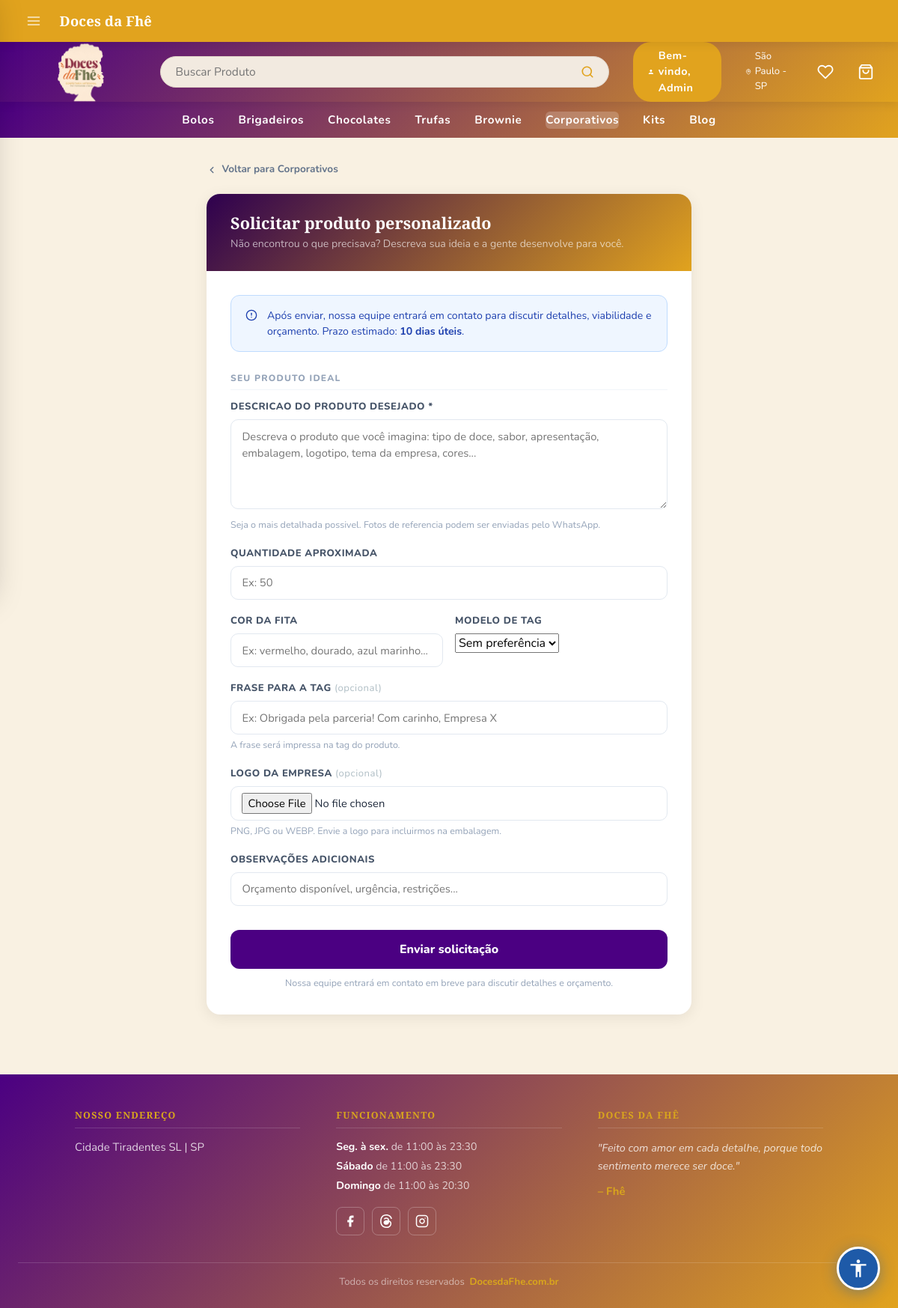
/corporativo/solicitar (signed in), run on the app's committed database.
### models.py (models this page shows, shortened)
class SiteConfig(db.Model):
    __tablename__ = "site_config"
    id               = db.Column(db.Integer, primary_key=True)
    color_primary    = db.Column(db.String(20), default='#5B6D3D')
    color_secondary  = db.Column(db.String(20), default='#D67155')
    color_accent     = db.Column(db.String(20), default='#F3B651')
    color_dark       = db.Column(db.String(20), default='#932E50')
    color_bg         = db.Column(db.String(20), default='#FAF9F6')
    color_text       = db.Column(db.String(20), default='#2B2B2B')
    color_text_light = db.Column(db.String(20), default='#6B6B6B')
    auth_bg_color1   = db.Column(db.String(20), default='#e8eed8')
    auth_bg_color2   = db.Column(db.String(20), default='#8fa05a')
    font_title   = db.Column(db.String(100), default='Playfair Display')
    font_body    = db.Column(db.String(100), default='Nunito')
    font_size    = db.Column(db.String(10), default='16')
    title_weight = db.Column(db.String(10), default='700')
    body_weight  = db.Column(db.String(10), default='400')
    layout_mode   = db.Column(db.String(20), default='spacious')
    layout_width  = db.Column(db.String(20), default='centered')
    card_columns  = db.Column(db.Integer,    default=3)
    card_gap      = db.Column(db.Integer,    default=20)
    show_carousel = db.Column(db.Boolean,    default=True)
    btn_radius  = db.Column(db.String(10), default='12px')
    card_shadow = db.Column(db.String(10), default='medium')
    navbar_fixed = db.Column(db.Boolean, default=True)
    anim_enabled     = db.Column(db.Boolean, default=True)
    anim_intensity   = db.Column(db.String(10), default='medium')
    anim_duration    = db.Column(db.Integer,    default=220)
    anim_hover_style = db.Column(db.String(20), default='lift')
    site_name   = db.Column(db.String(100), default='Doces da Fhê')
    logo_url    = db.Column(db.String(255), nullable=True)
    logo_height     = db.Column(db.Integer, default=100)
    logo_fit        = db.Column(db.String(20), default='contain')
    carousel_height = db.Column(db.Integer, default=340)
    card_img_height = db.Column(db.Integer, default=200)
    card_radius     = db.Column(db.String(10), default='16px')
    flash_success   = db.Column(db.String(20), default='#ffffff')
    flash_error     = db.Column(db.String(20), default='#f8d7da')
    flash_info      = db.Column(db.String(20), default='#ffffff')
    new_badge_days  = db.Column(db.Integer, default=7)
    new_badge_ativo = db.Column(db.Boolean, default=True)
    blog_primary    = db.Column(db.String(20), default='#5B6D3D')
    blog_accent     = db.Column(db.String(20), default='#932E50')
    blog_bg         = db.Column(db.String(20), default='#f8fafc')
    blog_card_bg    = db.Column(db.String(20), default='#ffffff')
    blog_text       = db.Column(db.String(20), default='#1e293b')
    agenda_dias_arquivar = db.Column(db.Integer, default=30)
    updated_at      = db.Column(db.DateTime, default=datetime.utcnow, onupdate=datetime.utcnow)

class ConfigCorporativo(db.Model):
    __tablename__ = "config_corporativo"
    id          = db.Column(db.Integer, primary_key=True)
    prazo_texto = db.Column(db.String(200), default="15 dias úteis")
    informacoes = db.Column(db.Text, default="")
    cor_hero_ini  = db.Column(db.String(20), default="#1e293b")
    cor_hero_fim  = db.Column(db.String(20), default="#334155")
    cor_destaque  = db.Column(db.String(20), default="#5B6D3D")
    updated_at  = db.Column(db.DateTime, default=datetime.utcnow, onupdate=datetime.utcnow)

### app.py (the view, shortened to what this page needs)
@app.route('/corporativo/solicitar', methods=['GET', 'POST'])
@login_required
def corporativo_solicitar():
    config = _corp_config()
    user_data = {'nome': current_user.name or '', 'email': current_user.email,
                 'telefone': current_user.phone or ''} if current_user.is_authenticated else {}
    return render_template('corporativo/solicitar.html', config=config,
                           user_data=user_data, categoria='corporativos')

### templates/corporativo/solicitar.html (shortened to what this page needs)
{% extends "admin/base.html" %}
{% block styles %}
<link rel="stylesheet" href="{{ url_for('static', filename='dashboard.css') }}">
{% endblock %}
{% block content %}
<header>
  <div class="logo">
    <a href="{{ url_for('dashboard') }}">
      <img class="logo-img" src="{{ url_for('static', filename=site_config.logo_url if site_config and site_config.logo_url else 'uploads/logo.png') }}"
           alt="{{ site_config.site_name if site_config else 'Doces da Fhê' }}" />
    </a>
  </div>
  <div class="search-bar-wrap">
    <div class="search-bar">
      <input type="text" id="searchInput" placeholder="Buscar Produto"
             onkeydown="if(event.key==='Enter') buscarGlobal()" />
      <button onclick="buscarGlobal()" aria-label="Buscar">
        <svg xmlns="http://www.w3.org/2000/svg" width="18" height="18" viewBox="0 0 24 24" fill="none"
             stroke="currentColor" stroke-width="2.2" stroke-linecap="round" stroke-linejoin="round">
          <circle cx="11" cy="11" r="8"/><line x1="21" y1="21" x2="16.65" y2="16.65"/>
        </svg>
      </button>
    </div>
  </div>
  <div class="header-right">
    {% if current_user.is_authenticated %}
      <div class="user-menu">
        <span class="btn-entrar user-btn"
              onclick="this.closest('.user-menu').classList.toggle('open')">
          <svg xmlns="http://www.w3.org/2000/svg" width="16" height="16" viewBox="0 0 24 24" fill="currentColor">
            <path d="M12 12c2.7 0 4.8-2.1 4.8-4.8S14.7 2.4 12 2.4 7.2 4.5 7.2 7.2 9.3 12 12 12zm0 2.4c-3.2 0-9.6 1.6-9.6 4.8v2.4h19.2v-2.4c0-3.2-6.4-4.8-9.6-4.8z"/>
          </svg>
          Bem-vindo, {% if current_user.is_admin %}Admin{% else %}{{ (current_user.name or current_user.email).split()[0] }}{% endif %}
        </span>
      </div>
    {% else %}
      <a href="{{ url_for('login') }}" class="btn-entrar">ENTRAR</a>
    {% endif %}
    <span class="location">
      São Paulo - SP
    </span>
    <a href="{{ url_for('favoritos') }}" class="cart-icon-wrap" title="Favoritos">
      <svg width="22" height="22" viewBox="0 0 24 24" fill="none" stroke="white"
           stroke-width="2" stroke-linecap="round" stroke-linejoin="round">
        <path d="M20.84 4.61a5.5 5.5 0 0 0-7.78 0L12 5.67l-1.06-1.06a5.5 5.5 0 0 0-7.78 7.78l1.06 1.06L12 21.23l7.78-7.78 1.06-1.06a5.5 5.5 0 0 0 0-7.78z"/>
      </svg>
    </a>
    <a href="{{ url_for('carrinho') }}" class="cart-icon-wrap">
      <svg width="22" height="22" fill="white" viewBox="0 0 24 24">
        <path d="M6 2 3 6v14a2 2 0 0 0 2 2h14a2 2 0 0 0 2-2V6l-3-4zM3 6h18M16 10a4 4 0 0 1-8 0"
              stroke="white" stroke-width="2" fill="none" stroke-linecap="round" stroke-linejoin="round"/>
      </svg>
    </a>
  </div>
</header>
<nav>
  <a href="{{ url_for('categoria', nome='bolos') }}">Bolos</a>
  <a href="{{ url_for('categoria', nome='brigadeiros') }}">Brigadeiros</a>
  <a href="{{ url_for('categoria', nome='chocolates') }}">Chocolates</a>
  <a href="{{ url_for('categoria', nome='trufas') }}">Trufas</a>
  <a href="{{ url_for('categoria', nome='brownie') }}">Brownie</a>
  <a href="{{ url_for('corporativo') }}" class="nav-active">Corporativos</a>
  <a href="{{ url_for('kits_loja') }}">Kits</a>
  <a href="{{ url_for('blog.index') }}">Blog</a>
</nav>
<div class="corp-form-page">
  <a href="{{ url_for('corporativo') }}" class="corp-back">
    <svg xmlns="http://www.w3.org/2000/svg" width="14" height="14" viewBox="0 0 24 24" fill="none"
         stroke="currentColor" stroke-width="2.5" stroke-linecap="round" stroke-linejoin="round">
      <polyline points="15 18 9 12 15 6"/>
    </svg>
    Voltar para Corporativos
  </a>
  <div class="corp-form-card">
    <div class="corp-form-header">
      <h2>Solicitar produto personalizado</h2>
      <p>Não encontrou o que precisava? Descreva sua ideia e a gente desenvolve para você.</p>
    </div>
    <div class="corp-form-body">
      <div class="info-box">
        <svg xmlns="http://www.w3.org/2000/svg" width="16" height="16" viewBox="0 0 24 24" fill="none"
             stroke="currentColor" stroke-width="2" stroke-linecap="round" stroke-linejoin="round">
          <circle cx="12" cy="12" r="10"/>
          <line x1="12" y1="8" x2="12" y2="12"/>
          <line x1="12" y1="16" x2="12.01" y2="16"/>
        </svg>
        <span>Após enviar, nossa equipe entrará em contato para discutir detalhes,
          viabilidade e orçamento.
          {% if config and config.prazo_texto %}Prazo estimado: <strong>{{ config.prazo_texto }}</strong>.{% endif %}
        </span>
      </div>
      <form method="POST" action="{{ url_for('corporativo_solicitar') }}" enctype="multipart/form-data">
        <div class="form-section-title">Seu produto ideal</div>
        <div class="form-group">
          <label>Descricao do produto desejado *</label>
          <textarea name="descricao" required
                    placeholder="Descreva o produto que você imagina: tipo de doce, sabor, apresentação, embalagem, logotipo, tema da empresa, cores..."></textarea>
          <div class="hint">Seja o mais detalhada possivel. Fotos de referencia podem ser enviadas pelo WhatsApp.</div>
        </div>
        <div class="form-group">
          <label>Quantidade aproximada</label>
          <input type="number" name="quantidade" min="1" placeholder="Ex: 50">
        </div>
        <div class="form-row">
          <div class="form-group">
            <label>Cor da fita</label>
            <input type="text" name="cor_fita" placeholder="Ex: vermelho, dourado, azul marinho...">
          </div>
          <div class="form-group">
            <label>Modelo de tag</label>
            <select name="modelo_tag">
              <option value="">Sem preferência</option>
            </select>
          </div>
        </div>
        <div class="form-group">
          <label>Frase para a tag <span style="font-weight:400;text-transform:none;color:#b0bec5;">(opcional)</span></label>
          <input type="text" name="frase_tag" maxlength="300"
                 placeholder="Ex: Obrigada pela parceria! Com carinho, Empresa X">
          <div class="hint">A frase será impressa na tag do produto.</div>
        </div>
        <div class="form-group">
          <label>Logo da empresa <span style="font-weight:400;text-transform:none;color:#b0bec5;">(opcional)</span></label>
          <input type="file" name="logo" accept=".png,.jpg,.jpeg,.webp,.gif"
                 style="padding:.5rem .9rem;">
          <div class="hint">PNG, JPG ou WEBP. Envie a logo para incluirmos na embalagem.</div>
        </div>
        <div class="form-group">
          <label>Observações adicionais</label>
          <input type="text" name="observacoes" placeholder="Orçamento disponível, urgência, restrições...">
        </div>
        <button type="submit" class="btn-submit">
          Enviar solicitação
        </button>
        <div class="hint" style="text-align:center;margin-top:.6rem;">
          Nossa equipe entrará em contato em breve para discutir detalhes e orçamento.
        </div>
      </form>
    </div>
  </div>
</div>
<footer class="footer">
  <div class="footer-container">
    <div class="footer-col">
      <h3 class="footer-titulo">NOSSO ENDEREÇO</h3>
      <p class="footer-endereco">Cidade Tiradentes SL | SP</p>
    </div>
    <div class="footer-col">
      <h3 class="footer-titulo">FUNCIONAMENTO</h3>
      <p class="footer-hora"><strong>Seg. à sex.</strong> de 11:00 às 23:30</p>
      <p class="footer-hora"><strong>Sábado</strong> de 11:00 às 23:30</p>
      <p class="footer-hora"><strong>Domingo</strong> de 11:00 às 20:30</p>
      <div class="footer-social">
        <a href="https://www.facebook.com/Docesdafhe/?ref=NONE_xav_ig_profile_page_web" target="_blank" rel="noopener" class="social-icon" aria-label="Facebook">
          <svg xmlns="http://www.w3.org/2000/svg" width="18" height="18" viewBox="0 0 24 24" fill="currentColor">
            <path d="M18 2h-3a5 5 0 0 0-5 5v3H7v4h3v8h4v-8h3l1-4h-4V7a1 1 0 0 1 1-1h3z"/>
          </svg>
        </a>
        <a href="https://www.threads.com/@docesdafhe?xmt=AQF0NPJogc8wQ_fC8M2gQNGZLlK3HaHuye6aF5Zn8kRVQuA" target="_blank" rel="noopener" class="social-icon" aria-label="Threads">
        </a>
        <a href="https://www.instagram.com/docesdafhe/" target="_blank" rel="noopener" class="social-icon" aria-label="Instagram">
        </a>
      </div>
    </div>
    <div class="footer-col">
      <h3 class="footer-titulo">DOCES DA FHÊ</h3>
      <p class="footer-quote">"Feito com amor em cada detalhe, porque todo sentimento merece ser doce."</p>
      <p class="footer-assinatura">– Fhê</p>
    </div>
  </div>
  <div class="footer-bottom">
    Todos os direitos reservados &nbsp;<a href="#" class="footer-site">DocesdaFhe.com.br</a>
  </div>
</footer>
{% endblock %}

### templates/admin/base.html (shortened to what this page needs)
<!DOCTYPE html>
<html>
<head>
  <link href="https://cdn.jsdelivr.net/npm/bootstrap@5.3.0/dist/css/bootstrap.min.css" rel="stylesheet">
  <link rel="stylesheet" href="https://cdnjs.cloudflare.com/ajax/libs/cropperjs/1.6.1/cropper.min.css">
  {% block styles %}{% endblock %}
  <link rel="stylesheet" href="{{ url_for('dynamic_styles') }}">
  {% if not request.path.startswith('/admin') and request.path not in ['/login', '/signup', '/logout', '/forgot-password', '/change-password'] and not request.path.startswith('/reset-password') %}
  <link rel="stylesheet" href="{{ url_for('static', filename='accessibility.css') }}">
  {% endif %}
</head>
<body>
{% if current_user.is_authenticated and current_user.is_admin %}
<div class="topbar">
  <button class="topbar-menu-btn" id="drawerToggle" aria-label="Menu">
    <svg xmlns="http://www.w3.org/2000/svg" width="20" height="20" viewBox="0 0 24 24" fill="none"
         stroke="currentColor" stroke-width="2" stroke-linecap="round" stroke-linejoin="round">
      <line x1="3" y1="6"  x2="21" y2="6"/>
      <line x1="3" y1="12" x2="21" y2="12"/>
      <line x1="3" y1="18" x2="21" y2="18"/>
    </svg>
  </button>
  <span class="topbar-brand">{{ site_config.site_name if site_config else 'Doces da Fhê' }}</span>
</div>
{% endif %}
<div class="acc-content-wrap">
<main id="acc-main-content">
{% block content %}
{% endblock %}
</main>
</div>
{% if not request.path.startswith('/admin') and request.path not in ['/login', '/signup', '/logout', '/forgot-password', '/change-password'] and not request.path.startswith('/reset-password') %}
<label for="acc-open" class="acc-fab" role="button" aria-label="Abrir painel de acessibilidade" title="Acessibilidade">
  <svg xmlns="http://www.w3.org/2000/svg" width="28" height="28" viewBox="0 0 24 24" fill="currentColor">
    <path d="M12 2c1.1 0 2 .9 2 2s-.9 2-2 2-2-.9-2-2 .9-2 2-2zm9 7h-6v13h-2v-6h-2v6H9V9H3V7h18v2z"/>
  </svg>
</label>
{% endif %}
</body>
</html>

### data on the page
SiteConfig: site_name "Doces da Fhê"
ConfigCorporativo: prazo_texto "10 dias úteis"
